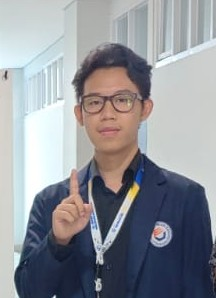
#> input picture dataset/Fredy/Batak/Fredy,Batak, senyum-kaca mata, frontal indoor.jpg, 216 x 298 px
$ python -i augment.py   (imports and definitions only)
#> lines starting #> are read from the running program, lines starting #| are printed output that depends on the picture
#> further down, picture is the input picture: shape (298, 216, 3); mean B, G, R 152.5, 146.1, 143.4
import cv2
import os
from PIL import ImageEnhance, Image
import numpy as np

def crop_face(image, box):
    x, y, w, h = box
    return image[y:y+h, x:x+w]

# [17 lines left out: functions adjust_brightness_pil, sharpen_image, adjust_contrast, not called in this run]

def apply_clahe(image_array):
    lab = cv2.cvtColor(image_array, cv2.COLOR_BGR2Lab)
#> lab: shape (298, 216, 3); mean of channels 0, 1, 2 151.2, 129.3, 123.7
    l, a, b = cv2.split(lab)
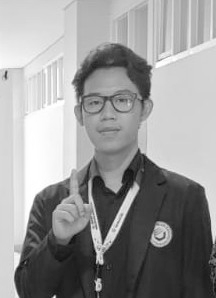
#> l: shape (298, 216); min 11, max 255, mean 151.2
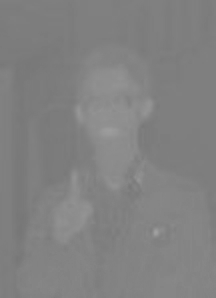
#> a: shape (298, 216); min 119, max 160, mean 129.3
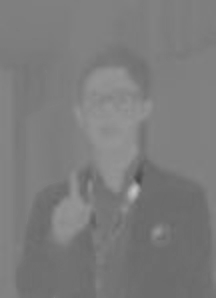
#> b: shape (298, 216); min 72, max 194, mean 123.7
    clahe = cv2.createCLAHE(clipLimit=2.0, tileGridSize=(8, 8))
    cl = clahe.apply(l)
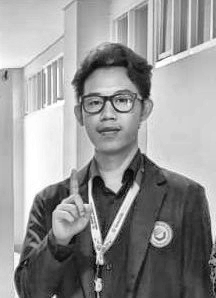
#> cl: shape (298, 216); min 6, max 255, mean 148.7
    limg = cv2.merge((cl, a, b))
#> limg: shape (298, 216, 3); mean of channels 0, 1, 2 148.7, 129.3, 123.7
    return cv2.cvtColor(limg, cv2.COLOR_Lab2BGR)
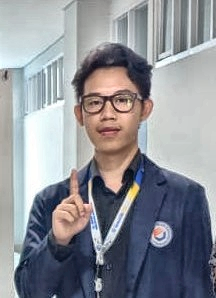
#> returned value: shape (298, 216, 3); mean B, G, R 149.8, 143.2, 140.6

# [6 lines left out: function rotate_image, not called in this run]

def horizontal_flip(image):
    return cv2.flip(image, 1)

# [51 lines left out: functions adjust_saturation, add_gaussian_noise, save_augmented_faces, not called in this run]

>>> import cv2
>>> picture = cv2.imread('dataset/Fredy/Batak/Fredy,Batak, senyum-kaca mata, frontal indoor.jpg')
>>> result = apply_clahe(picture)

$ run again, on dataset/Fredy/Batak/Fredy,Batak, serius-tanpa kaca mata, frontal kanan, indoor.jpg
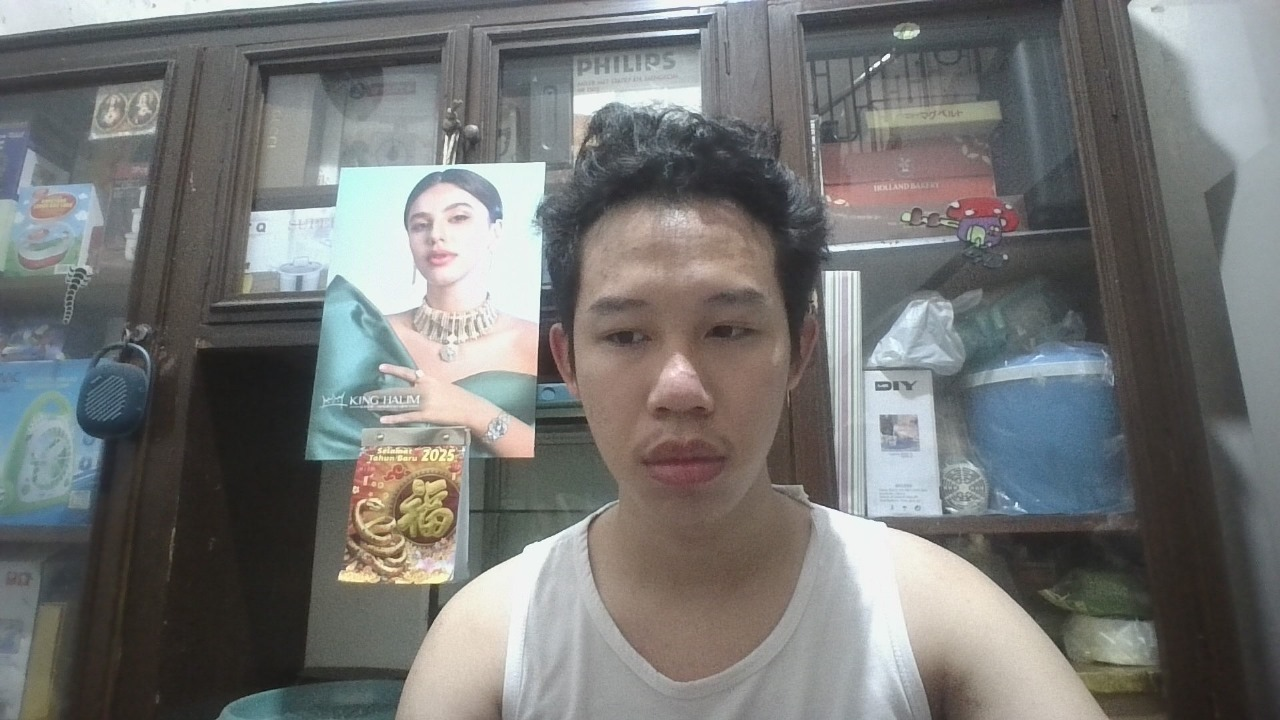
#> input picture dataset/Fredy/Batak/Fredy,Batak, serius-tanpa kaca mata, frontal kanan, indoor.jpg, 1280 x 720 px
#> picture is the input picture: shape (720, 1280, 3); mean B, G, R 116.4, 117.7, 117
#> lab: shape (720, 1280, 3); mean of channels 0, 1, 2 123.8, 127.8, 128.8
#> in apply_clahe, `l, a, b = cv2.split(lab)`:
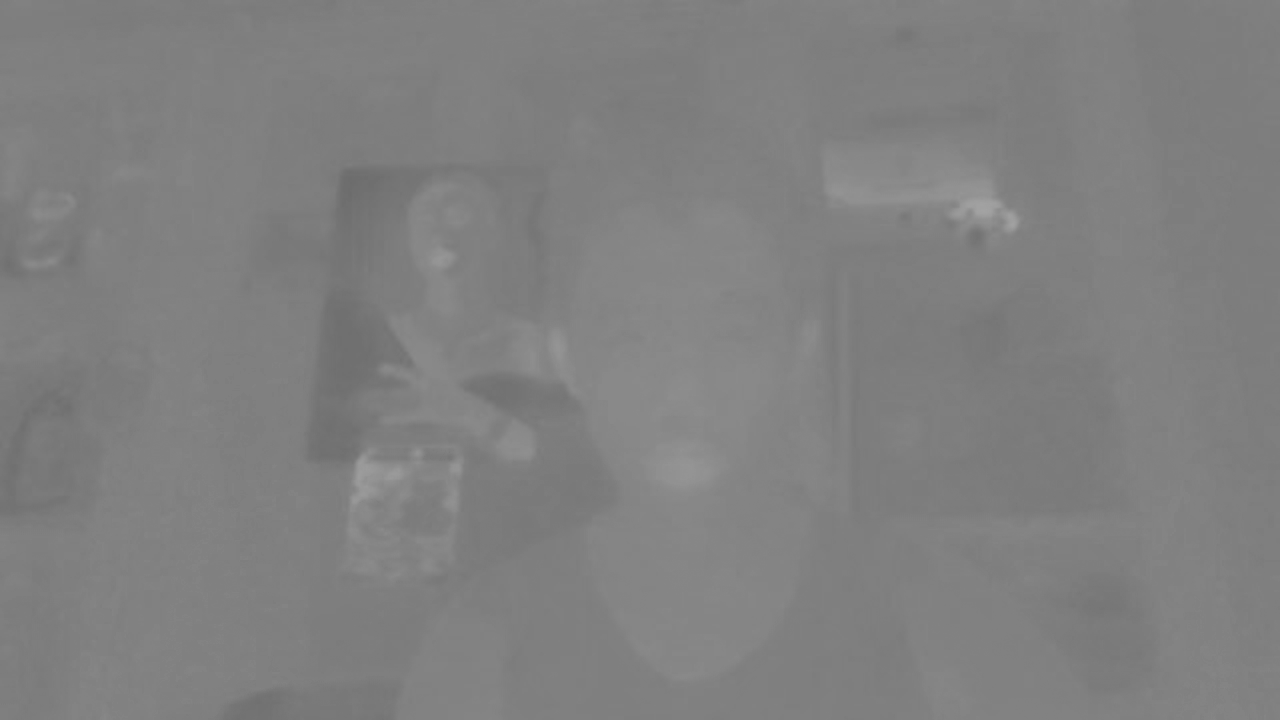
#> a: shape (720, 1280); min 108, max 163, mean 127.8
#> limg: shape (720, 1280, 3); mean of channels 0, 1, 2 123.2, 127.8, 128.8
#> in apply_clahe, `return cv2.cvtColor(limg, cv2.COLOR_Lab2BGR)`:
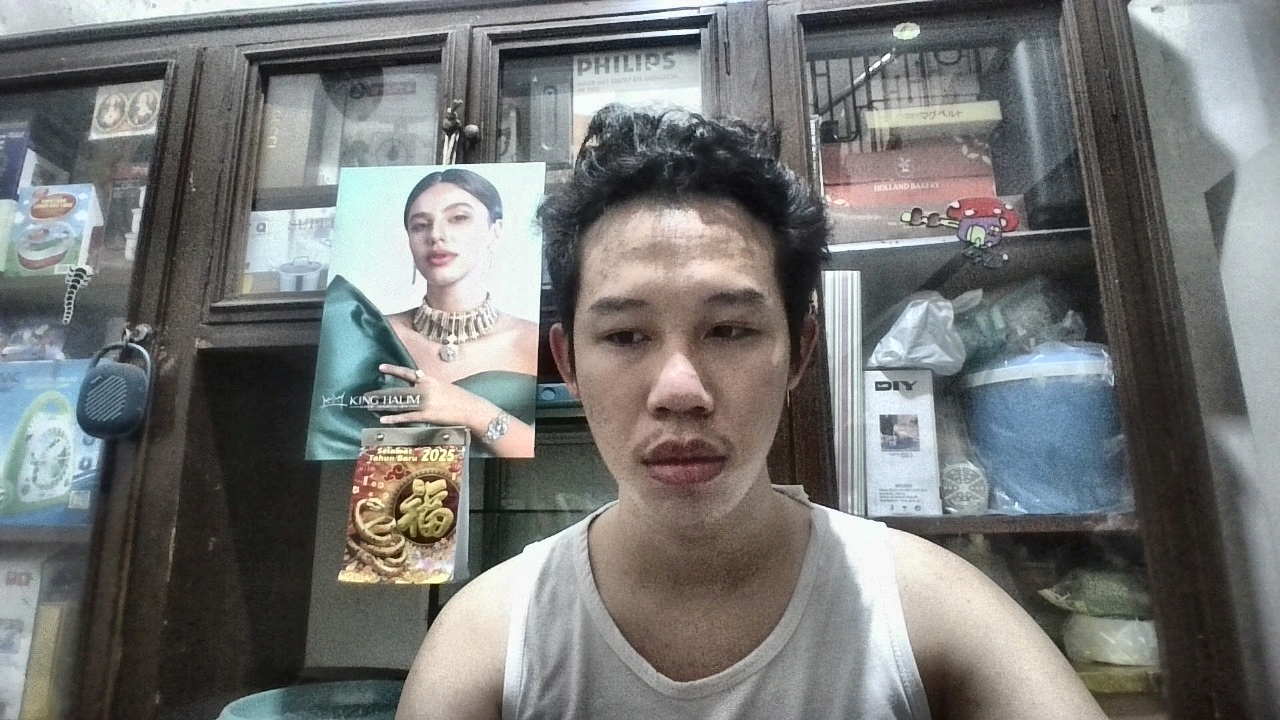
#> returned value: shape (720, 1280, 3); mean B, G, R 116.5, 117.9, 117
